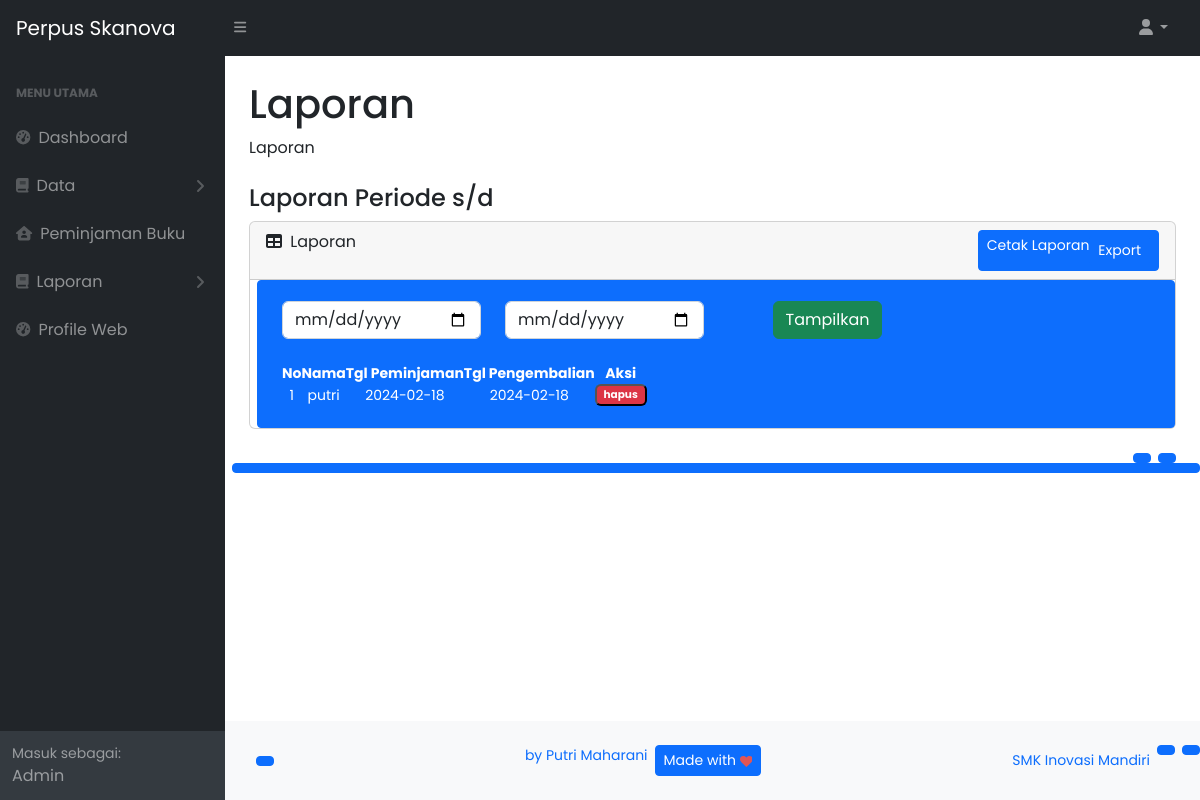
Screenshot of /admin/modul_laporan/laporan.php (signed in) with the database file from the repository.
### tables this page shows
CREATE TABLE `pengembalian` (
  `id_pengembalian` int(11) NOT NULL,
  `tgl_pengembalian` date NOT NULL,
  `id_user` int(11) NOT NULL,
  `id_buku` int(11) NOT NULL,
  `denda` varchar(50) NOT NULL,
  `terlambat` varchar(50) NOT NULL,
  `tgl_peminjaman` date NOT NULL,
  `nama` varchar(255) NOT NULL,
  `buku` varchar(255) NOT NULL,
  `jam` varchar(11) NOT NULL,
  `guru` varchar(255) NOT NULL
);

### admin/modul_laporan/laporan.php (the view, shortened to what this page needs)
<?php
$awalTgl = "";
$akhirTgl = "";
$tglAwal = "";
$tglAkhir = "";
if (isset($_POST['btnTampil'])) {
    $tglAwal = isset($_POST['txtTglAwal']) ? $_POST['txtTglAwal'] : "01-".date('m-Y');
    $tglAkhir = isset($_POST['txtTglAkhir']) ? $_POST['txtTglAkhir'] : date('d-m-Y');
    $SqlPeriode = " where A.tgl_peminjaman BETWEEN '".$tglAwal."'  AND '".$tglAkhir."' ";
} else {
    $awalTgl = "01-".date('m-Y');
    $akhirTgl = date('d-m-Y');
}
?>
<?php
include 'layout/header.php';
?>
<body class="sb-nav-fixed">
    <?php
    include 'layout/sidebar.php';
    ?>
    <div id="layoutSidenav_content">
        <main>
            <div class="container-fluid px-4">
                <h1 class="mt-4">Laporan</h1>
                <ol class="breadcrumb mb-4">
                    <li class="breadcrumb-item">Laporan</li>
                </ol>
                <h4>Laporan Periode <b><?= ($tglAwal); ?></b> s/d <b><?= ($tglAwal); ?></b></h4>
                <div class="card mb-4">
                    <div class="card-header">
                        <i class="fas fa-table me-1"></i>
                        Laporan
                        <a href="modul/mod_cetak/cetak.php?awal=<?= $tglAwal; ?>&&akhir=<?= $tglAkhir; ?>" targert="_blank" alt="Edit data" style="float: right; margin-left: 7px;" class="btn btn-sm btn-primary" data-bs-toggle="modal" data-bs-target="#tambahBuku">
                            Cetak Laporan
                        <button type="button" style="float: right;" class="btn btn-sm btn-primary" data-bs-toggle="modal" data-bs-target="#tambahBuku">
                            Export
                        </button>
                    </div>
                    <div class="card-body">
                        <form method="<?php $_SERVER['PHP_SELF']; ?>" method="post" name="form10" target="_self">
                            <div class="row mb-4">
                                <div class="col-lg-3">
                                    <input type="date" name="txtTglAwal" class="form-control" value="<?= $awalTgl ?>">
                                </div>
                                <div class="col-lg-3">
                                    <input type="date" name="txtTglAkhir" class="form-control" value="<?= $akhirTgl ?>">
                                </div>
                                <div class="col-lg-3">
                                    <button type="submit" name="btnTampil" class="btn btn-success">Tampilkan</button>
                                </div>
                            </div>
                        </form>
                        <table id="datatablesSimple">
                            <thead>
                                <tr>
                                    <th>No</th>
                                    <th>Nama</th>
                                    <th>Tgl Peminjaman</th>
                                    <th>Tgl Pengembalian</th>
                                    <th>Aksi</th>
                                </tr>
                            </thead>
                            <tbody>
                                <?php
                                $no = 1;
                                $tampil = mysqli_query($koneksi, "SELECT * FROM pengembalian");
                                while ($loop = mysqli_fetch_array($tampil)) :
                                    ?>
                                    <tr>
                                        <td><?= $no++ ?></td>
                                        <td><?= $loop['nama'] ?></td>
                                        <td><?= $loop['tgl_peminjaman'] ?></td>
                                        <td><?= $loop['tgl_pengembalian'] ?></td>
                                        <td>
                                            <button type="submit" name="hapus" class="badge text-bg-danger btn-sm" data-bs-toggle="modal" data-bs-target="#hapusPetugas<?= $no ?>">hapus</button>
                                    </td>
                                </tr>
                            <?php endwhile; ?>
                        </tbody>
                    </table>
                </div>
            </div>
        </div>
    </main>
    <?php
    include 'layout/footer.php';
    ?>

### rows the page displays
pengembalian: nama "putri", tgl_peminjaman "2024-02-18", tgl_pengembalian "2024-02-18"

### other values shown
$_SESSION['role'] "Admin"
